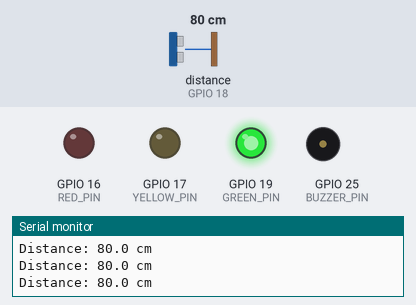
A sketch run on a simulated ESP32. Parts: output pins drawn as LEDs (lit = HIGH), buzzer (waves = sounding, pin HIGH), the last lines printed to the serial monitor. Wiring (inferred from the names in the program): ultrasonic range finder: trigger GPIO 5; echo GPIO 18. The inputs (shaded band) are chosen by the test bench; at power-on: distance to the obstacle (sensor on GPIO 18) 80 cm. The echo pulse lasts 58.3 µs per cm; pins used as bus, display or sensor lines are not drawn.

Above: at 1.2 s.
1.3 s: distance to the obstacle (sensor on GPIO 18) set to 65 cm
2.8 s: distance to the obstacle (sensor on GPIO 18) set to 57 cm
At 3.1 s:
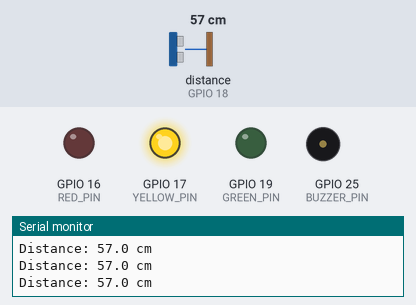
4.3 s: distance to the obstacle (sensor on GPIO 18) set to 33 cm
5.8 s: distance to the obstacle (sensor on GPIO 18) set to 27 cm
At 6.04 s:
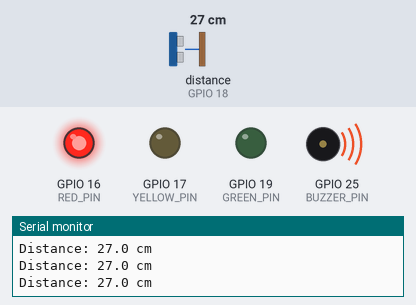
8.8 s: distance to the obstacle (sensor on GPIO 18) set to 35 cm
At 9.8 s:
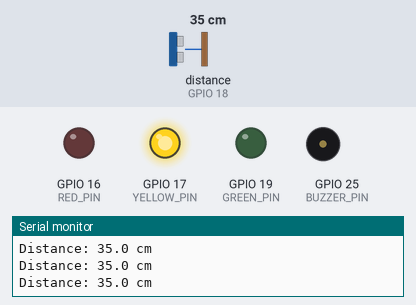
10.3 s: distance to the obstacle (sensor on GPIO 18) set to 18 cm
At 10.96 s:
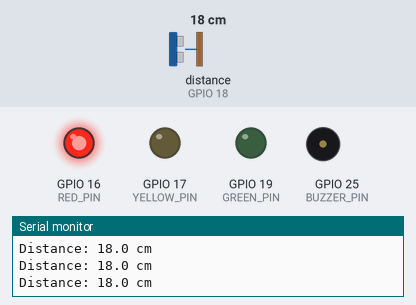
Timing chart, 0 to 14.3 s (numbered marks = the images above; inputs shaded):
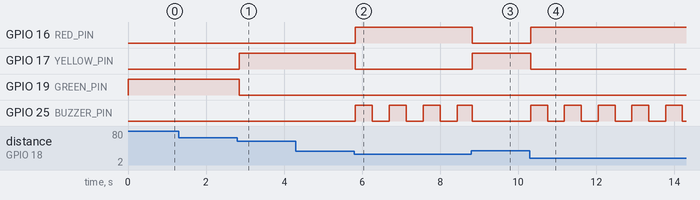

Measured:
- the behaviour switches between 61 and 60 cm on distance to the obstacle (sensor on GPIO 18) (found by bisection; images 0 and 1)
- the behaviour switches between 31 and 30 cm on distance to the obstacle (sensor on GPIO 18) (found by bisection; images 1 and 2)
- after the input at 2.8 s, GPIO 17 (YELLOW_PIN): LOW → HIGH after 0.06 s; GPIO 19 (GREEN_PIN): HIGH → LOW after 0.06 s
- after the input at 5.8 s, GPIO 16 (RED_PIN): LOW → HIGH at once; GPIO 17 (YELLOW_PIN): HIGH → LOW at once; GPIO 25 (BUZZER_PIN): alternates HIGH for 0.44 s and LOW for 0.44 s, starting at once
- after the input at 8.8 s, GPIO 16 (RED_PIN): HIGH → LOW at once; GPIO 17 (YELLOW_PIN): LOW → HIGH at once
- after the input at 10.3 s, GPIO 16 (RED_PIN): LOW → HIGH at once; GPIO 17 (YELLOW_PIN): HIGH → LOW at once; GPIO 25 (BUZZER_PIN): alternates HIGH for 0.43 s and LOW for 0.43 s, starting at once

The sketch:

day_28_week_4_mini_project_parking_sensor.ino
```cpp
// Day 28: Ultrasonic parking aid.
// HC-SR04 TRIG -> GPIO 5; ECHO -> GPIO 18 through a 5V-to-3.3V divider.
// LEDs: green 19, yellow 17, red 16 (each with 220-330 ohm resistor).
// Active buzzer module signal -> GPIO 25; verify its input is 3.3V-compatible.
const int TRIG_PIN = 5, ECHO_PIN = 18;
const int GREEN_PIN = 19, YELLOW_PIN = 17, RED_PIN = 16, BUZZER_PIN = 25;
unsigned long lastBeepChange = 0;
bool buzzerOn = false;
float readDistanceCm() {
  digitalWrite(TRIG_PIN, LOW); delayMicroseconds(2);
  digitalWrite(TRIG_PIN, HIGH); delayMicroseconds(10);
  digitalWrite(TRIG_PIN, LOW);
  unsigned long duration = pulseIn(ECHO_PIN, HIGH, 30000UL);
  if (duration == 0) return -1.0f;
  return duration * 0.0343f / 2.0f;
}
void setIndicators(bool green, bool yellow, bool red) {
  digitalWrite(GREEN_PIN, green);
  digitalWrite(YELLOW_PIN, yellow);
  digitalWrite(RED_PIN, red);
}
void setup() {
  Serial.begin(115200);
  pinMode(TRIG_PIN, OUTPUT); pinMode(ECHO_PIN, INPUT);
  pinMode(GREEN_PIN, OUTPUT); pinMode(YELLOW_PIN, OUTPUT);
  pinMode(RED_PIN, OUTPUT); pinMode(BUZZER_PIN, OUTPUT);
  digitalWrite(BUZZER_PIN, LOW);
}
void loop() {
  float cm = readDistanceCm();
  unsigned long now = millis();
  unsigned long beepInterval = 0;
  if (cm < 0) {
    setIndicators(false, false, false);
    digitalWrite(BUZZER_PIN, LOW);
    Serial.println("No echo");
  } else {
    Serial.print("Distance: "); Serial.print(cm, 1); Serial.println(" cm");
    if (cm > 60) { setIndicators(true, false, false); digitalWrite(BUZZER_PIN, LOW); }
    else if (cm > 30) { setIndicators(false, true, false); digitalWrite(BUZZER_PIN, LOW); }
    else if (cm > 10) { setIndicators(false, false, true); beepInterval = 400; }
    else { setIndicators(false, false, true); beepInterval = 120; }
    if (beepInterval > 0 && now - lastBeepChange >= beepInterval) {
      lastBeepChange = now;
      buzzerOn = !buzzerOn;
      digitalWrite(BUZZER_PIN, buzzerOn ? HIGH : LOW);
    }
    if (beepInterval == 0) { buzzerOn = false; digitalWrite(BUZZER_PIN, LOW); }
  }
  delay(60);
}
```
